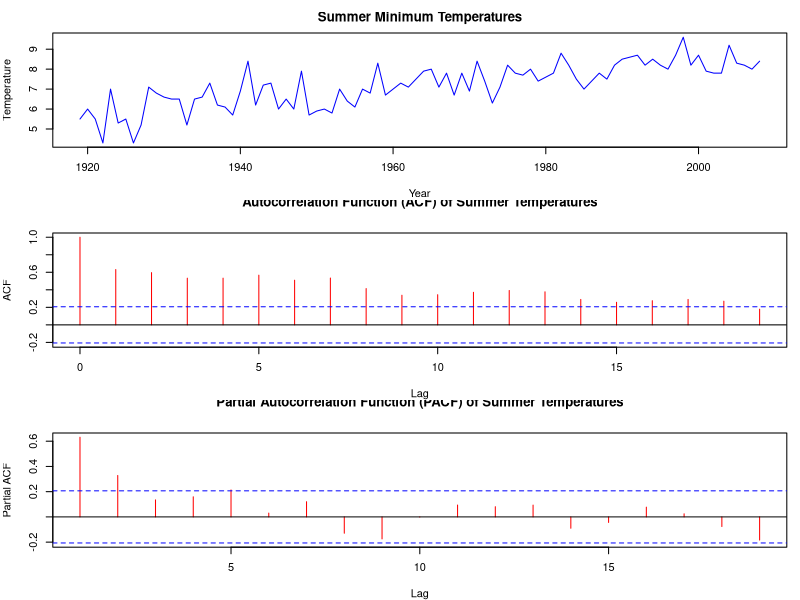
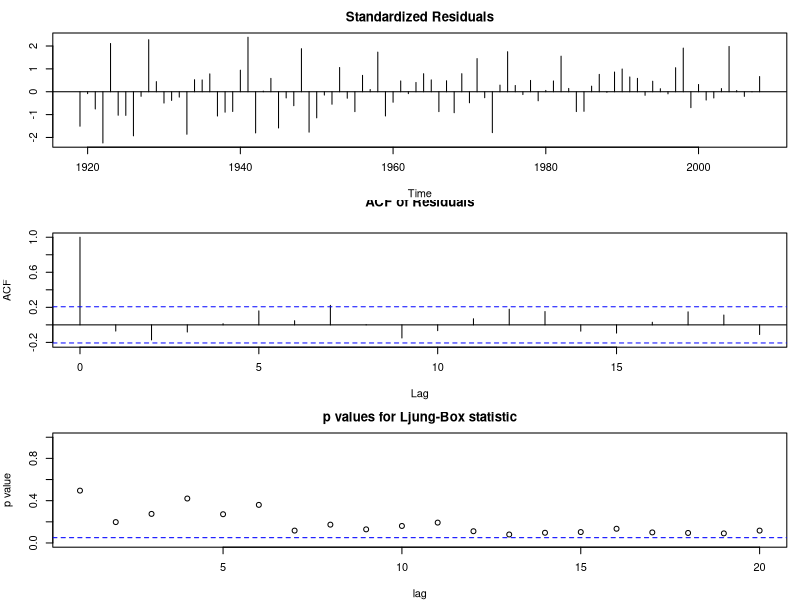

R code for these plots, in order:
## ---- chunk 1
knitr::opts_chunk$set(echo = TRUE)
#if you do not have the package, type install.packages("name_of_the_package")
library(knitr)
library(tseries)
library(zoo)
## ---- chunk 2
# this is where your R code goes

# a) Extract data & make into time series object
temp <- read.csv("TempPG.csv")

summer <- temp[, c("Year", "Summer")]

summer_ts <- ts(summer$Summer, 
                start = min(summer$Year), 
                frequency = 1)


## ---- chunk 3
# this is where your R code goes
fig.height=8
par(mfrow = c(3, 1), mar = c(4, 4, 2.5, 1))

# Time series plot
plot(summer_ts, 
     main = "Summer Minimum Temperatures", 
     ylab = "Temperature",
     xlab = "Year", 
     col = "blue")

# sample acf
acf(summer_ts,
    main = "Autocorrelation Function (ACF) of Summer Temperatures",      col = "red")

# sample pacf
pacf(summer_ts,
     main = "Partial Autocorrelation Function (PACF) of Summer Temperatures",
     col = "red")


## ---- chunk 4
# this is where your R code goes
fit <- arima(summer_ts, order = c(2, 0, 0))
fit
## ---- chunk 5
# this is where your R code goes
confint(fit)
## ---- chunk 6
# this is where your R code goes
fig.height= 20
# fig.width = 20

par(mfrow = c(3, 1), mar = c(4, 4, 2.5, 1))
par(fin = c(10, 10))

tsdiag(fit,
       gof.lag = 20)



